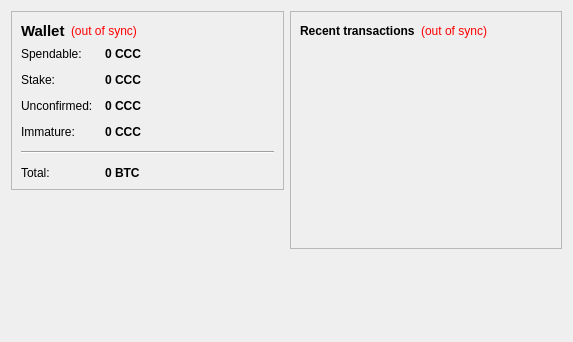
<?xml version="1.0" encoding="UTF-8"?>
<ui version="4.0">
 <class>OverviewPage</class>
 <widget class="QWidget" name="OverviewPage">
  <property name="geometry">
   <rect>
    <x>0</x>
    <y>0</y>
    <width>573</width>
    <height>342</height>
   </rect>
  </property>
  <property name="windowTitle">
   <string>Form</string>
  </property>
  <layout class="QHBoxLayout" name="horizontalLayout" stretch="1,1">
   <item>
    <layout class="QVBoxLayout" name="verticalLayout_2">
     <item>
      <widget class="QFrame" name="frame">
       <property name="frameShape">
        <enum>QFrame::StyledPanel</enum>
       </property>
       <property name="frameShadow">
        <enum>QFrame::Raised</enum>
       </property>
       <layout class="QVBoxLayout" name="verticalLayout_4">
        <item>
         <layout class="QHBoxLayout" name="horizontalLayout_4">
          <item>
           <widget class="QLabel" name="label_5">
            <property name="font">
             <font>
              <pointsize>11</pointsize>
              <weight>75</weight>
              <bold>true</bold>
             </font>
            </property>
            <property name="text">
             <string>Wallet</string>
            </property>
           </widget>
          </item>
          <item>
           <widget class="QLabel" name="labelWalletStatus">
            <property name="toolTip">
             <string>The displayed information may be out of date. Your wallet automatically synchronizes with the CreditCashCoin network after a connection is established, but this process has not completed yet.</string>
            </property>
            <property name="styleSheet">
             <string notr="true">QLabel { color: red; }</string>
            </property>
            <property name="text">
             <string notr="true">(out of sync)</string>
            </property>
            <property name="alignment">
             <set>Qt::AlignLeading|Qt::AlignLeft|Qt::AlignVCenter</set>
            </property>
           </widget>
          </item>
          <item>
           <spacer name="horizontalSpacer_2">
            <property name="orientation">
             <enum>Qt::Horizontal</enum>
            </property>
            <property name="sizeHint" stdset="0">
             <size>
              <width>40</width>
              <height>20</height>
             </size>
            </property>
           </spacer>
          </item>
         </layout>
        </item>
        <item>
         <layout class="QFormLayout" name="formLayout_2">
          <property name="fieldGrowthPolicy">
           <enum>QFormLayout::AllNonFixedFieldsGrow</enum>
          </property>
          <property name="horizontalSpacing">
           <number>12</number>
          </property>
          <property name="verticalSpacing">
           <number>12</number>
          </property>
          <item row="0" column="0">
           <widget class="QLabel" name="label">
            <property name="text">
             <string>Spendable:</string>
            </property>
           </widget>
          </item>
          <item row="0" column="1">
           <widget class="QLabel" name="labelBalance">
            <property name="font">
             <font>
              <weight>75</weight>
              <bold>true</bold>
             </font>
            </property>
            <property name="cursor">
             <cursorShape>IBeamCursor</cursorShape>
            </property>
            <property name="toolTip">
             <string>Your current spendable balance</string>
            </property>
            <property name="text">
             <string notr="true">0 CCC</string>
            </property>
            <property name="textInteractionFlags">
             <set>Qt::LinksAccessibleByMouse|Qt::TextSelectableByKeyboard|Qt::TextSelectableByMouse</set>
            </property>
           </widget>
          </item>
          <item row="1" column="0">
           <widget class="QLabel" name="label_6">
            <property name="text">
             <string>Stake:</string>
            </property>
           </widget>
          </item>
          <item row="1" column="1">
           <widget class="QLabel" name="labelStake">
            <property name="font">
             <font>
              <weight>75</weight>
              <bold>true</bold>
             </font>
            </property>
            <property name="cursor">
             <cursorShape>IBeamCursor</cursorShape>
            </property>
            <property name="toolTip">
             <string>Total of coins that was staked, and do not yet count toward the current balance</string>
            </property>
            <property name="text">
             <string notr="true">0 CCC</string>
            </property>
            <property name="textInteractionFlags">
             <set>Qt::LinksAccessibleByMouse|Qt::TextSelectableByKeyboard|Qt::TextSelectableByMouse</set>
            </property>
           </widget>
          </item>
          <item row="2" column="0">
           <widget class="QLabel" name="label_3">
            <property name="text">
             <string>Unconfirmed:</string>
            </property>
           </widget>
          </item>
          <item row="2" column="1">
           <widget class="QLabel" name="labelUnconfirmed">
            <property name="font">
             <font>
              <weight>75</weight>
              <bold>true</bold>
             </font>
            </property>
            <property name="cursor">
             <cursorShape>IBeamCursor</cursorShape>
            </property>
            <property name="toolTip">
             <string>Total of transactions that have yet to be confirmed, and do not yet count toward the current balance</string>
            </property>
            <property name="text">
             <string notr="true">0 CCC</string>
            </property>
            <property name="textInteractionFlags">
             <set>Qt::LinksAccessibleByMouse|Qt::TextSelectableByKeyboard|Qt::TextSelectableByMouse</set>
            </property>
           </widget>
          </item>
          <item row="3" column="0">
           <widget class="QLabel" name="labelImmatureText">
            <property name="text">
             <string>Immature:</string>
            </property>
           </widget>
          </item>
          <item row="3" column="1">
           <widget class="QLabel" name="labelImmature">
            <property name="font">
             <font>
              <weight>75</weight>
              <bold>true</bold>
             </font>
            </property>
            <property name="toolTip">
             <string>Mined balance that has not yet matured</string>
            </property>
            <property name="text">
             <string notr="true">0 CCC</string>
            </property>
            <property name="textInteractionFlags">
             <set>Qt::LinksAccessibleByMouse|Qt::TextSelectableByKeyboard|Qt::TextSelectableByMouse</set>
            </property>
           </widget>
          </item>
          <item row="4" column="0" colspan="2">
           <widget class="Line" name="line">
            <property name="orientation">
             <enum>Qt::Horizontal</enum>
            </property>
           </widget>
          </item>
          <item row="5" column="0">
           <widget class="QLabel" name="labelTotalText">
            <property name="text">
             <string>Total:</string>
            </property>
           </widget>
          </item>
          <item row="5" column="1">
           <widget class="QLabel" name="labelTotal">
            <property name="font">
             <font>
              <weight>75</weight>
              <bold>true</bold>
             </font>
            </property>
            <property name="cursor">
             <cursorShape>IBeamCursor</cursorShape>
            </property>
            <property name="toolTip">
             <string>Your current total balance</string>
            </property>
            <property name="text">
             <string notr="true">0 BTC</string>
            </property>
            <property name="textInteractionFlags">
             <set>Qt::LinksAccessibleByMouse|Qt::TextSelectableByKeyboard|Qt::TextSelectableByMouse</set>
            </property>
           </widget>
          </item>
         </layout>
        </item>
       </layout>
      </widget>
     </item>
     <item>
      <spacer name="verticalSpacer">
       <property name="orientation">
        <enum>Qt::Vertical</enum>
       </property>
       <property name="sizeHint" stdset="0">
        <size>
         <width>20</width>
         <height>40</height>
        </size>
       </property>
      </spacer>
     </item>
    </layout>
   </item>
   <item>
    <layout class="QVBoxLayout" name="verticalLayout_3">
     <item>
      <widget class="QFrame" name="frame_2">
       <property name="frameShape">
        <enum>QFrame::StyledPanel</enum>
       </property>
       <property name="frameShadow">
        <enum>QFrame::Raised</enum>
       </property>
       <layout class="QVBoxLayout" name="verticalLayout">
        <item>
         <layout class="QHBoxLayout" name="horizontalLayout_2">
          <item>
           <widget class="QLabel" name="label_4">
            <property name="text">
             <string>&lt;b&gt;Recent transactions&lt;/b&gt;</string>
            </property>
           </widget>
          </item>
          <item>
           <widget class="QLabel" name="labelTransactionsStatus">
            <property name="toolTip">
             <string>The displayed information may be out of date. Your wallet automatically synchronizes with the CreditCashCoin network after a connection is established, but this process has not completed yet.</string>
            </property>
            <property name="styleSheet">
             <string notr="true">QLabel { color: red; }</string>
            </property>
            <property name="text">
             <string notr="true">(out of sync)</string>
            </property>
            <property name="alignment">
             <set>Qt::AlignRight|Qt::AlignTrailing|Qt::AlignVCenter</set>
            </property>
           </widget>
          </item>
          <item>
           <spacer name="horizontalSpacer">
            <property name="orientation">
             <enum>Qt::Horizontal</enum>
            </property>
            <property name="sizeHint" stdset="0">
             <size>
              <width>40</width>
              <height>20</height>
             </size>
            </property>
           </spacer>
          </item>
         </layout>
        </item>
        <item>
         <widget class="QListView" name="listTransactions">
          <property name="styleSheet">
           <string notr="true">QListView { background: transparent; }</string>
          </property>
          <property name="frameShape">
           <enum>QFrame::NoFrame</enum>
          </property>
          <property name="verticalScrollBarPolicy">
           <enum>Qt::ScrollBarAlwaysOff</enum>
          </property>
          <property name="horizontalScrollBarPolicy">
           <enum>Qt::ScrollBarAlwaysOff</enum>
          </property>
          <property name="selectionMode">
           <enum>QAbstractItemView::NoSelection</enum>
          </property>
         </widget>
        </item>
       </layout>
      </widget>
     </item>
     <item>
      <spacer name="verticalSpacer_2">
       <property name="orientation">
        <enum>Qt::Vertical</enum>
       </property>
       <property name="sizeHint" stdset="0">
        <size>
         <width>20</width>
         <height>40</height>
        </size>
       </property>
      </spacer>
     </item>
    </layout>
   </item>
  </layout>
 </widget>
 <resources/>
 <connections/>
</ui>
